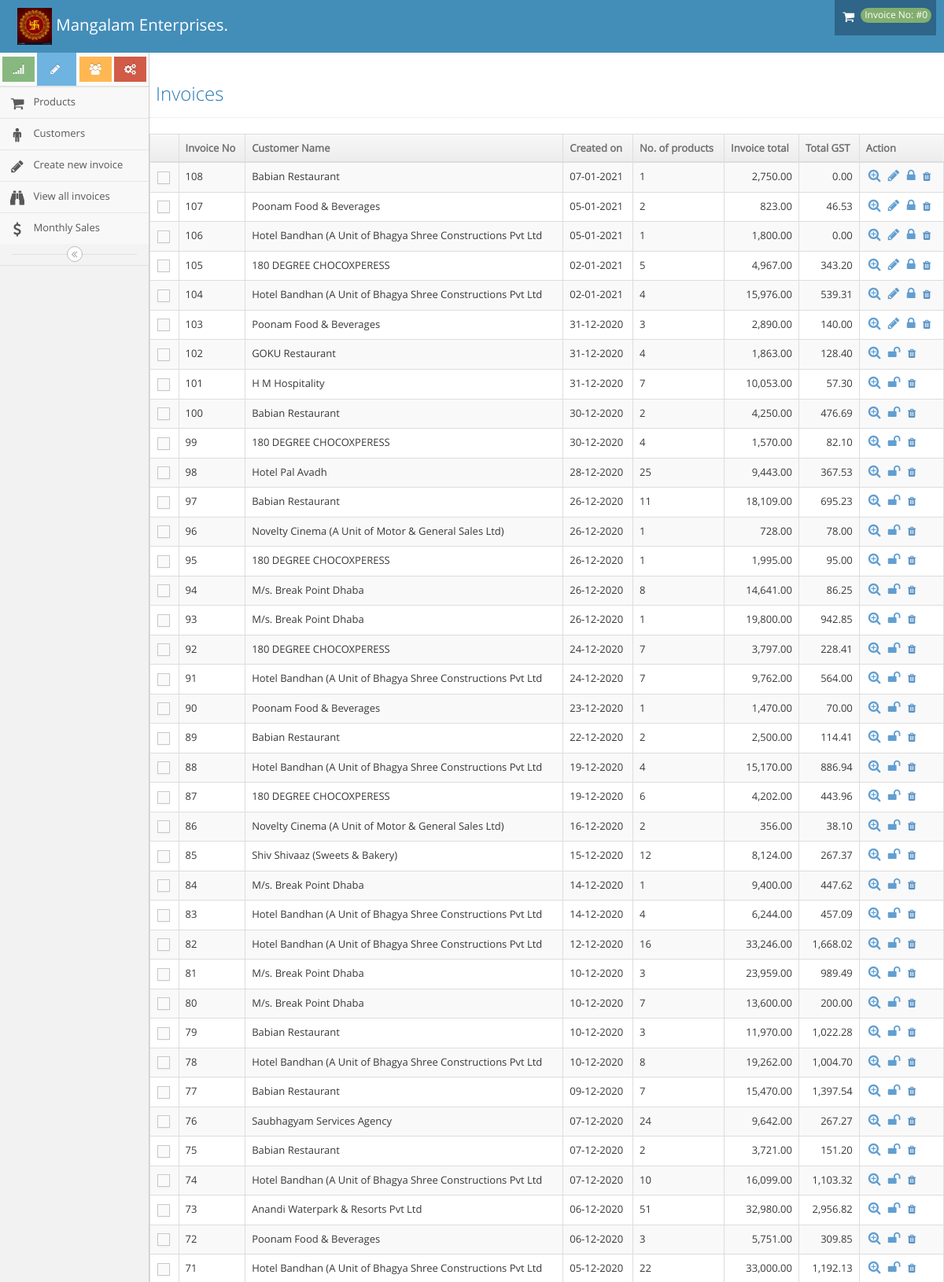
The app's page /invoice/all_invoices (upper part) with its own data.
### tables this page shows
CREATE TABLE `invoice` (
  `id` int(11) NOT NULL,
  `customer_id` int(11) NOT NULL,
  `created_at` datetime NOT NULL DEFAULT CURRENT_TIMESTAMP,
  `invoice_no` int(11) NOT NULL,
  `date` date DEFAULT NULL,
  `total` float DEFAULT NULL,
  `locked` int(11) NOT NULL DEFAULT '0'
);

CREATE TABLE `customer` (
  `id` int(11) NOT NULL,
  `name` varchar(200) NOT NULL,
  `email` varchar(100) NOT NULL,
  `contact` varchar(20) NOT NULL,
  `address` longtext NOT NULL,
  `pincode` varchar(10) NOT NULL,
  `city` varchar(100) NOT NULL,
  `state` varchar(100) NOT NULL,
  `gst_no` varchar(100) NOT NULL,
  `pan` varchar(19) DEFAULT NULL
);

### application/helpers/functions_helper.php (called while the page is built, shortened)
<?php
function _getAdminLoadView($template_name, $data = array()) {
          $CI = & get_instance();
          $CI->load->view('header', $data);
          $CI->load->view($template_name, $data);
}
?>

### application/controllers/invoice.php (called while the page is built, shortened)
<?php
class Invoice extends CI_Controller {
	public function all_invoices($call=false){
		$data['prod_data'] = $this->Invoice_Model->getAllInvoices();
		$data['sundry_data'] = $this->Invoice_Model->getSundryDebtors('2020-04-01');
		if($this->session->userdata('inv_id')){
		$data['pro_count'] = $this->Invoice_Model->getInvoiceTotalProducts($this->session->userdata('inv_id'));
		}else{
			$data['pro_count'] = 0;
		}
		_getAdminLoadView('invoice_list',$data);
	}
}

### index.php (called while the page is built, shortened)
<?php
require_once BASEPATH.'core/CodeIgniter.php';

### application/models/Invoice_Model.php (called while the page is built, shortened)
<?php
class Invoice_Model extends CI_Model {
  public function getAllInvoices($month=0){
    $q = "SELECT *,count(ii.product_id)as nop,
   customer.name as cname ,sum(price*qty*((100-discount)/100)*gst/100) as gst_value,invoice.id as inv_id
   FROM `invoice` left join customer on customer.id = invoice.customer_id left join invoice_items as ii on
   ii.invoice_id = invoice.id left join products AS p on p.id=ii.product_id WHERE invoice.date >= '2020-04-01' ";
   $q.= " group by invoice.id order by invoice.invoice_no DESC";
  $data = $this->db->query($q);
   return ($data->result_array());
  }
}

### application/views/invoice_list.php (the view, shortened to what this page needs)
<div class="page-content">
					</div>
						<div class="page-header">
							<h1>
								Invoices
							</h1>
						</div>
						<div class="row">
									<div class="col-xs-12">
										<div class="clearfix">
										</div>
										<div>
											<table id="dynamic-table" class="table table-striped table-bordered table-hover">
												<thead>
													<tr>
														<th class="center">
														</th>
														<th>Invoice No</th>
														<th>Customer Name</th>
														<th>Created on</th>
														<th>No. of products</th>
														<th>Invoice total</th>
														<th>Total GST</th>
														<th>Action</th>
													</tr>
												</thead>
												<tbody>
													<?php
													foreach((array)$prod_data as $em){
                    ?>
													<tr>
														<td class="center">
															<label class="pos-rel">
																<span class="lbl"></span>
															</label>
														</td>
														<td><?php echo $em['invoice_no']?></td>
														<td><?php echo $em['cname']?> </td>
														<td><?php echo date('d-m-Y',strtotime($em['date']))?></td>
														<td><?php echo $em['nop']?></td>
														<td class="amount"><?php echo number_format($em['total'],2) ?></td>
														<td class="amount"><?php echo number_format($em['gst_value'],2) ?></td>
														<td>
															<div class="hidden-sm hidden-xs action-buttons">
																<a class="blue" href="<?php echo base_url('invoice/view_invoice/').$em['inv_id']?>">
																	<i class="ace-icon fa fa-search-plus bigger-130"></i>
																</a>
																<?php if($em['locked']==0){ ?>
																											<a class="blue" href="<?php echo base_url('invoice/view_invoice_item/').$em['inv_id']?>">
																	<i class="ace-icon fa fa-pencil bigger-130"></i>
																</a>
													<a class="blue" href="<?php echo base_url('invoice/lock_invoice_item/1/').$em['inv_id']?>">
																	<i class="ace-icon fa fa-lock bigger-130"></i>
																</a>
<?php } else{ ?>
<a class="blue" href="<?php echo base_url('invoice/lock_invoice_item/0/').$em['inv_id']?>">
																	<i class="ace-icon fa fa-unlock bigger-130"></i>
																</a>
																<?php }  ?>
													<a class="item_del" id="<?php echo $em['inv_id'];  ?>"  role="button" class="blue" ><i class="fa fa-trash" aria-hidden="true"></i></a>
															</div>
														</td>
													</tr>
												<?php } ?>
												</tbody>
												</table>
											</div>
										</div>
									</div>
								</div>
							</div>
						</div>
					</div>

### records on screen
invoice: invoice_no "108", customer.name "Babian Restaurant", date "07-01-2021", nop "1", total "2,750.00", gst_value "0.00"
invoice: invoice_no "107", customer.name "Poonam Food & Beverages", date "05-01-2021", nop "2", total "823.00", gst_value "46.53"
invoice: invoice_no "106", customer.name "Hotel Bandhan (A Unit of Bhagya Shree Constructions Pvt Ltd", date "05-01-2021", nop "1", total "1,800.00", gst_value "0.00"
invoice: invoice_no "105", customer.name "180 DEGREE CHOCOXPERESS", date "02-01-2021", nop "5", total "4,967.00", gst_value "343.20"
invoice: invoice_no "104", customer.name "Hotel Bandhan (A Unit of Bhagya Shree Constructions Pvt Ltd", date "02-01-2021", nop "4", total "15,976.00", gst_value "539.31"
invoice: invoice_no "103", customer.name "Poonam Food & Beverages", date "31-12-2020", nop "3", total "2,890.00", gst_value "140.00"
invoice: invoice_no "102", customer.name "GOKU Restaurant", date "31-12-2020", nop "4", total "1,863.00", gst_value "128.40"
invoice: invoice_no "101", customer.name "H M Hospitality", date "31-12-2020", nop "7", total "10,053.00", gst_value "57.30"
invoice: invoice_no "100", customer.name "Babian Restaurant", date "30-12-2020", nop "2", total "4,250.00", gst_value "476.69"
invoice: invoice_no "99", customer.name "180 DEGREE CHOCOXPERESS", date "30-12-2020", nop "4", total "1,570.00", gst_value "82.10"
invoice: invoice_no "98", customer.name "Hotel Pal Avadh", date "28-12-2020", nop "25", total "9,443.00", gst_value "367.53"
invoice: invoice_no "97", customer.name "Babian Restaurant", date "26-12-2020", nop "11", total "18,109.00", gst_value "695.23"
invoice: invoice_no "96", customer.name "Novelty Cinema (A Unit of Motor & General Sales Ltd)", date "26-12-2020", nop "1", total "728.00", gst_value "78.00"
invoice: invoice_no "95", customer.name "180 DEGREE CHOCOXPERESS", date "26-12-2020", nop "1", total "1,995.00", gst_value "95.00"
invoice: invoice_no "94", customer.name "M/s. Break Point Dhaba", date "26-12-2020", nop "8", total "14,641.00", gst_value "86.25"
invoice: invoice_no "93", customer.name "M/s. Break Point Dhaba", date "26-12-2020", nop "1", total "19,800.00", gst_value "942.85"
invoice: invoice_no "92", customer.name "180 DEGREE CHOCOXPERESS", date "24-12-2020", nop "7", total "3,797.00", gst_value "228.41"
invoice: invoice_no "91", customer.name "Hotel Bandhan (A Unit of Bhagya Shree Constructions Pvt Ltd", date "24-12-2020", nop "7", total "9,762.00", gst_value "564.00"
invoice: invoice_no "90", customer.name "Poonam Food & Beverages", date "23-12-2020", nop "1", total "1,470.00", gst_value "70.00"
invoice: invoice_no "89", customer.name "Babian Restaurant", date "22-12-2020", nop "2", total "2,500.00", gst_value "114.41"
invoice: invoice_no "88", customer.name "Hotel Bandhan (A Unit of Bhagya Shree Constructions Pvt Ltd", date "19-12-2020", nop "4", total "15,170.00", gst_value "886.94"
invoice: invoice_no "87", customer.name "180 DEGREE CHOCOXPERESS", date "19-12-2020", nop "6", total "4,202.00", gst_value "443.96"
invoice: invoice_no "86", customer.name "Novelty Cinema (A Unit of Motor & General Sales Ltd)", date "16-12-2020", nop "2", total "356.00", gst_value "38.10"
invoice: invoice_no "85", customer.name "Shiv Shivaaz (Sweets & Bakery)", date "15-12-2020", nop "12", total "8,124.00", gst_value "267.37"
invoice: invoice_no "84", customer.name "M/s. Break Point Dhaba", date "14-12-2020", nop "1", total "9,400.00", gst_value "447.62"
invoice: invoice_no "83", customer.name "Hotel Bandhan (A Unit of Bhagya Shree Constructions Pvt Ltd", date "14-12-2020", nop "4", total "6,244.00", gst_value "457.09"
invoice: invoice_no "82", customer.name "Hotel Bandhan (A Unit of Bhagya Shree Constructions Pvt Ltd", date "12-12-2020", nop "16", total "33,246.00", gst_value "1,668.02"
invoice: invoice_no "81", customer.name "M/s. Break Point Dhaba", date "10-12-2020", nop "3", total "23,959.00", gst_value "989.49"
invoice: invoice_no "80", customer.name "M/s. Break Point Dhaba", date "10-12-2020", nop "7", total "13,600.00", gst_value "200.00"
invoice: invoice_no "79", customer.name "Babian Restaurant", date "10-12-2020", nop "3", total "11,970.00", gst_value "1,022.28"
invoice: invoice_no "78", customer.name "Hotel Bandhan (A Unit of Bhagya Shree Constructions Pvt Ltd", date "10-12-2020", nop "8", total "19,262.00", gst_value "1,004.70"
invoice: invoice_no "77", customer.name "Babian Restaurant", date "09-12-2020", nop "7", total "15,470.00", gst_value "1,397.54"
invoice: invoice_no "76", customer.name "Saubhagyam Services Agency", date "07-12-2020", nop "24", total "9,642.00", gst_value "267.27"
invoice: invoice_no "75", customer.name "Babian Restaurant", date "07-12-2020", nop "2", total "3,721.00", gst_value "151.20"
invoice: invoice_no "74", customer.name "Hotel Bandhan (A Unit of Bhagya Shree Constructions Pvt Ltd", date "07-12-2020", nop "10", total "16,099.00", gst_value "1,103.32"
invoice: invoice_no "73", customer.name "Anandi Waterpark & Resorts Pvt Ltd", date "06-12-2020", nop "51", total "32,980.00", gst_value "2,956.82"
invoice: invoice_no "72", customer.name "Poonam Food & Beverages", date "06-12-2020", nop "3", total "5,751.00", gst_value "309.85"
invoice: invoice_no "71", customer.name "Hotel Bandhan (A Unit of Bhagya Shree Constructions Pvt Ltd", date "05-12-2020", nop "22", total "33,000.00", gst_value "1,192.13"

### other values on screen
$inv "#0"
